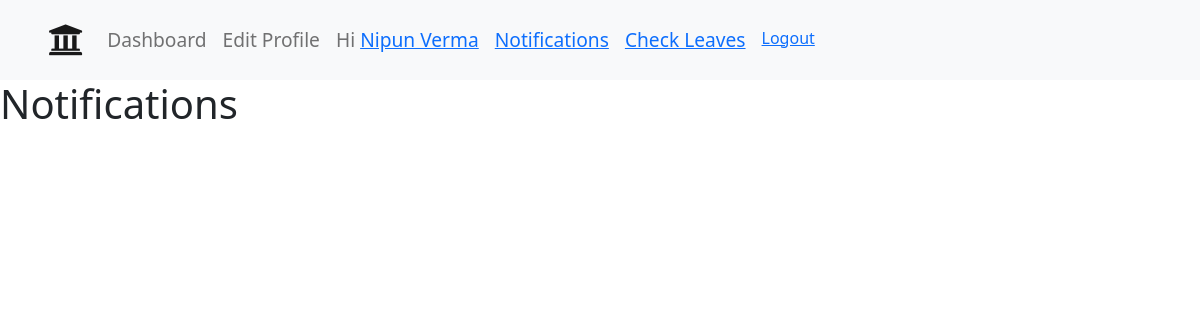
Before: /notifications/ (signed in) with the older database file.
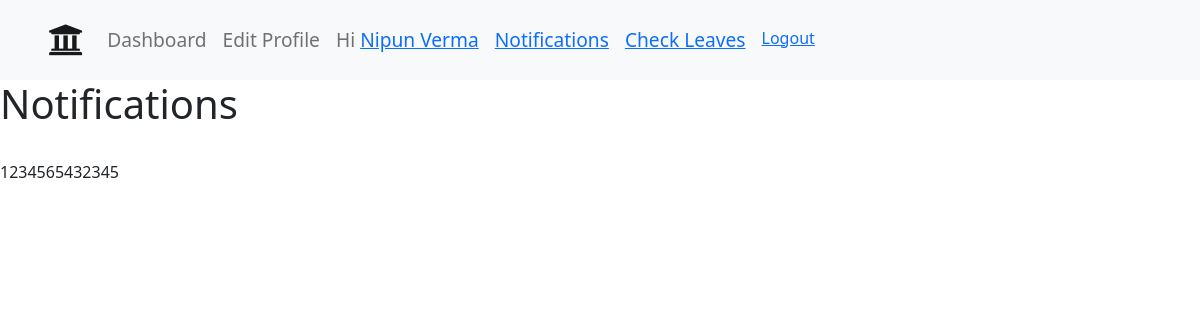
After: the same page with the newer database file.
### main/models.py (models this page shows, shortened)
class Notification(models.Model):
    sender = models.ForeignKey(Staff, blank=False, on_delete=CASCADE)
    reciever = models.CharField(max_length=255, blank=False)
    isActive = models.BooleanField(default=True)
    time = models.DateTimeField(auto_now_add=True)
    message = models.TextField()
    notification_type = models.CharField(max_length=10, choices=NOTIFICATION_FIELDS, default='LEAVE')

### main/views.py (the view)
# urls.py: path('notifications/', views.notifications, name='notification'),
@login_required
def notifications(request):
	staff = Staff.objects.get(email=request.user.email)
	designation = staff.designation.designation
	notifications=[]
	if designation == 'Lab Technician':
		notification = Notification.objects.filter(notification_type='TECH').order_by('-time').all()
		notifications.extend(notification)
	notification = Notification.objects.filter(reciever=staff, notification_type='LEAVE').order_by('-time').all()
	notifications.extend(notification)
	return render(request, "notifications.html", {"notifications": notifications})

### main/models.py (called while the page is built)
    def __str__(self):
        return self.name

### templates/notifications.html
{% extends 'base.html' %}
{% load static %}
{% block body %}
{% include 'navbar.html' with user=user %}
<h1> Notifications </h1>
<br>
{% for notification in notifications %}
    {{notification.message}}
    <br>
{% endfor %}
{% endblock body %}

Changed rows visible on the page:
added Notification: message "1234565432345"
